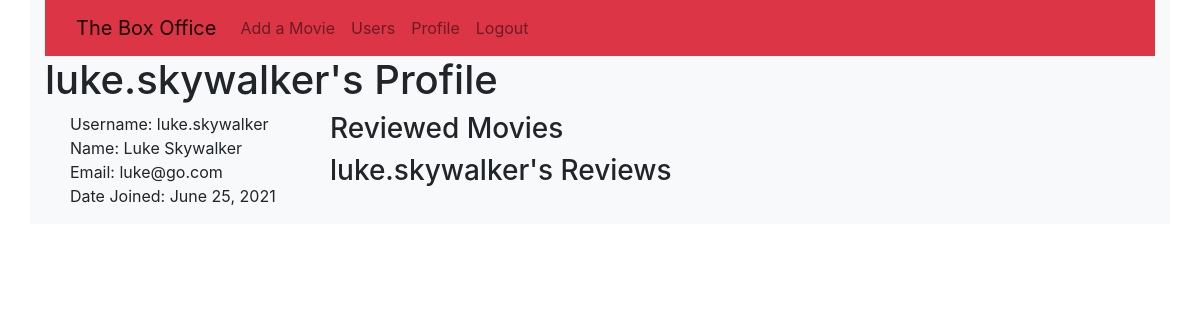
The page /user/2 (signed in) on the database its author committed.
### box_office_app/models.py (models this page shows)
class User(models.Model):
    name = models.CharField(max_length= 255)
    username = models.CharField(max_length= 255)
    email = models.EmailField(unique= True)
    password = models.CharField(max_length= 255)
    created_at = models.DateTimeField(auto_now_add= True)
    updated_at = models.DateTimeField(auto_now= True)
    objects = UserManager()

### box_office_app/views.py (the view)
# urls.py: path('user/<int:user_id>', views.show_profile),
def show_profile(request, user_id):
    if 'user_id' not in request.session:
        return redirect('/')
    context = {
        'user': User.objects.get(id= user_id),
        'user_reviews': Review.objects.filter(user= User.objects.get(id= user_id)),
        'session_user': User.objects.get(id= request.session['user_id']),
    }
    return render(request, 'show_profile.html', context)

### box_office_app/templates/show_profile.html (shortened to what this page needs)
<!DOCTYPE html>
<html lang="en">
<head>
    <link rel="stylesheet" href="https://cdn.jsdelivr.net/npm/bootstrap@4.6.0/dist/css/bootstrap.min.css"
>
    {% load static %}
    <link rel="stylesheet" href="{% static 'css/show_profile.css' %}">
</head>
<body>
    <div class="container bg-light">
        <nav class="navbar navbar-expand-lg navbar-light bg-danger">
            <div class="container-fluid">
                <a class="navbar-brand" href="/dashboard">The Box Office</a>
                <div class="collapse navbar-collapse" id="navbarNav">
                    <ul class="navbar-nav">
                        <li class="nav-item">
                            <a class="nav-link" href="/movie/add">Add a Movie</a>
                        </li>
                        <li class="nav-item">
                            <a class="nav-link" href="/user/all">Users</a>
                        </li>
                        <li class="nav-item">
                            <a class="nav-link" href="/user/{{ user.id }}">Profile</a>
                        </li>
                        <li class="nav-item">
                            <a class="nav-link" href="/logout">Logout</a>
                        </li>
                    </ul>
                </div>
            </div>
        </nav>
        <h1>{{ user.username }}'s Profile</h1>
        <div class="row">
            <div class="col-3" id="left-col">
                <div class="row" id="info-box">
                    <ul>
                        <li>Username: {{ user.username }}</li>
                        <li>Name: {{ user.name }}</li>
                        <li>Email: {{ user.email }}</li>
                        <li>Date Joined: {{ user.created_at | date:"F d, Y"}}</li>
                    </ul>
                </div>
            </div>
            <div class="col-6" id="right-col">
                <h3>Reviewed Movies</h3>
                    <h3>{{ user.username }}'s Reviews</h3>
                    </div>
                </div>
            </div>
</body>
</html>

### box_office_app/static/css/show_profile.css (style rules this page uses)
ul { list-style-type: none; }

### rows shown on the page
User: username "luke.skywalker", name "Luke Skywalker", email "luke@go.com", created_at "June 25, 2021"
